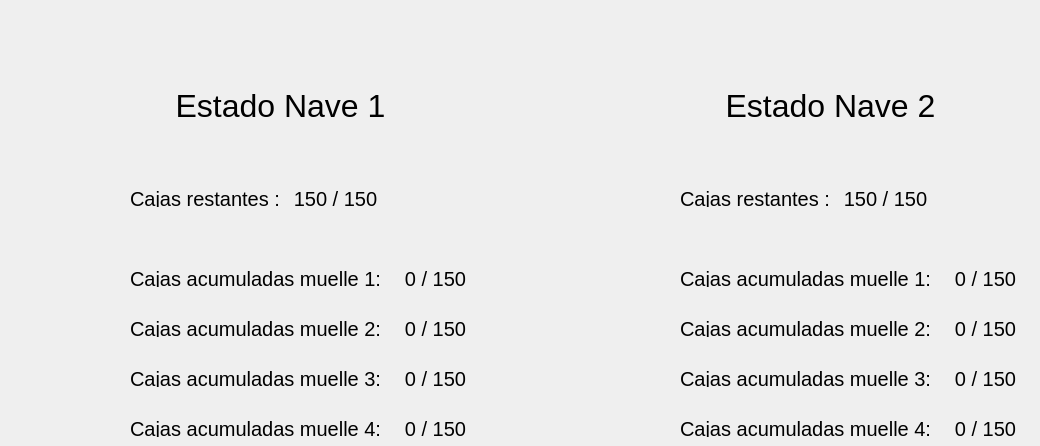
    <widget class="QWidget" name="Resumen">
     <attribute name="title">
      <string>Resumen</string>
     </attribute>
     <widget class="QLabel" name="label_7">
      <property name="geometry">
       <rect>
        <x>160</x>
        <y>80</y>
        <width>241</width>
        <height>51</height>
       </rect>
      </property>
      <property name="styleSheet">
       <string notr="true">font-size: 32px</string>
      </property>
      <property name="text">
       <string>Estado Nave 1</string>
      </property>
      <property name="alignment">
       <set>Qt::AlignCenter</set>
      </property>
     </widget>
     <widget class="QLabel" name="label_8">
      <property name="geometry">
       <rect>
        <x>130</x>
        <y>190</y>
        <width>151</width>
        <height>17</height>
       </rect>
      </property>
      <property name="sizePolicy">
       <sizepolicy hsizetype="Fixed" vsizetype="Fixed">
        <horstretch>0</horstretch>
        <verstretch>0</verstretch>
       </sizepolicy>
      </property>
      <property name="styleSheet">
       <string notr="true">font-size: 20px;</string>
      </property>
      <property name="text">
       <string>Cajas restantes : </string>
      </property>
     </widget>
     <widget class="QLabel" name="n1_ncR">
      <property name="geometry">
       <rect>
        <x>290</x>
        <y>190</y>
        <width>91</width>
        <height>17</height>
       </rect>
      </property>
      <property name="sizePolicy">
       <sizepolicy hsizetype="Fixed" vsizetype="Fixed">
        <horstretch>0</horstretch>
        <verstretch>0</verstretch>
       </sizepolicy>
      </property>
      <property name="styleSheet">
       <string notr="true">font-size: 20px;</string>
      </property>
      <property name="text">
       <string>150 / 150</string>
      </property>
      <property name="alignment">
       <set>Qt::AlignCenter</set>
      </property>
     </widget>
     <widget class="QLabel" name="label_10">
      <property name="geometry">
       <rect>
        <x>130</x>
        <y>270</y>
        <width>271</width>
        <height>17</height>
       </rect>
      </property>
      <property name="sizePolicy">
       <sizepolicy hsizetype="Fixed" vsizetype="Fixed">
        <horstretch>0</horstretch>
        <verstretch>0</verstretch>
       </sizepolicy>
      </property>
      <property name="styleSheet">
       <string notr="true">font-size: 20px;</string>
      </property>
      <property name="text">
       <string>Cajas acumuladas muelle 1: </string>
      </property>
     </widget>
     <widget class="QLabel" name="n1_ncM1">
      <property name="geometry">
       <rect>
        <x>390</x>
        <y>270</y>
        <width>91</width>
        <height>17</height>
       </rect>
      </property>
      <property name="sizePolicy">
       <sizepolicy hsizetype="Fixed" vsizetype="Fixed">
        <horstretch>0</horstretch>
        <verstretch>0</verstretch>
       </sizepolicy>
      </property>
      <property name="styleSheet">
       <string notr="true">font-size: 20px;</string>
      </property>
      <property name="text">
       <string>0 / 150</string>
      </property>
      <property name="alignment">
       <set>Qt::AlignCenter</set>
      </property>
     </widget>
     <widget class="QLabel" name="label_12">
      <property name="geometry">
       <rect>
        <x>130</x>
        <y>320</y>
        <width>271</width>
        <height>17</height>
       </rect>
      </property>
      <property name="sizePolicy">
       <sizepolicy hsizetype="Fixed" vsizetype="Fixed">
        <horstretch>0</horstretch>
        <verstretch>0</verstretch>
       </sizepolicy>
      </property>
      <property name="styleSheet">
       <string notr="true">font-size: 20px;</string>
      </property>
      <property name="text">
       <string>Cajas acumuladas muelle 2: </string>
      </property>
     </widget>
     <widget class="QLabel" name="n1_ncM2">
      <property name="geometry">
       <rect>
        <x>390</x>
        <y>320</y>
        <width>91</width>
        <height>17</height>
       </rect>
      </property>
      <property name="sizePolicy">
       <sizepolicy hsizetype="Fixed" vsizetype="Fixed">
        <horstretch>0</horstretch>
        <verstretch>0</verstretch>
       </sizepolicy>
      </property>
      <property name="styleSheet">
       <string notr="true">font-size: 20px;</string>
      </property>
      <property name="text">
       <string>0 / 150</string>
      </property>
      <property name="alignment">
       <set>Qt::AlignCenter</set>
      </property>
     </widget>
     <widget class="QLabel" name="n1_ncM3">
      <property name="geometry">
       <rect>
        <x>390</x>
        <y>370</y>
        <width>91</width>
        <height>17</height>
       </rect>
      </property>
      <property name="sizePolicy">
       <sizepolicy hsizetype="Fixed" vsizetype="Fixed">
        <horstretch>0</horstretch>
        <verstretch>0</verstretch>
       </sizepolicy>
      </property>
      <property name="styleSheet">
       <string notr="true">font-size: 20px;</string>
      </property>
      <property name="text">
       <string>0 / 150</string>
      </property>
      <property name="alignment">
       <set>Qt::AlignCenter</set>
      </property>
     </widget>
     <widget class="QLabel" name="label_15">
      <property name="geometry">
       <rect>
        <x>130</x>
        <y>370</y>
        <width>271</width>
        <height>17</height>
       </rect>
      </property>
      <property name="sizePolicy">
       <sizepolicy hsizetype="Fixed" vsizetype="Fixed">
        <horstretch>0</horstretch>
        <verstretch>0</verstretch>
       </sizepolicy>
      </property>
      <property name="styleSheet">
       <string notr="true">font-size: 20px;</string>
      </property>
      <property name="text">
       <string>Cajas acumuladas muelle 3: </string>
      </property>
     </widget>
     <widget class="QLabel" name="n1_ncM4">
      <property name="geometry">
       <rect>
        <x>390</x>
        <y>420</y>
        <width>91</width>
        <height>17</height>
       </rect>
      </property>
      <property name="sizePolicy">
       <sizepolicy hsizetype="Fixed" vsizetype="Fixed">
        <horstretch>0</horstretch>
        <verstretch>0</verstretch>
       </sizepolicy>
      </property>
      <property name="styleSheet">
       <string notr="true">font-size: 20px;</string>
      </property>
      <property name="text">
       <string>0 / 150</string>
      </property>
      <property name="alignment">
       <set>Qt::AlignCenter</set>
      </property>
     </widget>
     <widget class="QLabel" name="label_17">
      <property name="geometry">
       <rect>
        <x>130</x>
        <y>420</y>
        <width>271</width>
        <height>17</height>
       </rect>
      </property>
      <property name="sizePolicy">
       <sizepolicy hsizetype="Fixed" vsizetype="Fixed">
        <horstretch>0</horstretch>
        <verstretch>0</verstretch>
       </sizepolicy>
      </property>
      <property name="styleSheet">
       <string notr="true">font-size: 20px;</string>
      </property>
      <property name="text">
       <string>Cajas acumuladas muelle 4: </string>
      </property>
     </widget>
     <widget class="QLabel" name="label_9">
      <property name="geometry">
       <rect>
        <x>710</x>
        <y>80</y>
        <width>241</width>
        <height>51</height>
       </rect>
      </property>
      <property name="styleSheet">
       <string notr="true">font-size: 32px</string>
      </property>
      <property name="text">
       <string>Estado Nave 2</string>
      </property>
      <property name="alignment">
       <set>Qt::AlignCenter</set>
      </property>
     </widget>
     <widget class="QLabel" name="label_11">
      <property name="geometry">
       <rect>
        <x>680</x>
        <y>190</y>
        <width>151</width>
        <height>17</height>
       </rect>
      </property>
      <property name="sizePolicy">
       <sizepolicy hsizetype="Fixed" vsizetype="Fixed">
        <horstretch>0</horstretch>
        <verstretch>0</verstretch>
       </sizepolicy>
      </property>
      <property name="styleSheet">
       <string notr="true">font-size: 20px;</string>
      </property>
      <property name="text">
       <string>Cajas restantes : </string>
      </property>
     </widget>
     <widget class="QLabel" name="n2_ncR">
      <property name="geometry">
       <rect>
        <x>840</x>
        <y>190</y>
        <width>91</width>
        <height>17</height>
       </rect>
      </property>
      <property name="sizePolicy">
       <sizepolicy hsizetype="Fixed" vsizetype="Fixed">
        <horstretch>0</horstretch>
        <verstretch>0</verstretch>
       </sizepolicy>
      </property>
      <property name="styleSheet">
       <string notr="true">font-size: 20px;</string>
      </property>
      <property name="text">
       <string>150 / 150</string>
      </property>
      <property name="alignment">
       <set>Qt::AlignCenter</set>
      </property>
     </widget>
     <widget class="QLabel" name="n2_ncM3">
      <property name="geometry">
       <rect>
        <x>940</x>
        <y>370</y>
        <width>91</width>
        <height>17</height>
       </rect>
      </property>
      <property name="sizePolicy">
       <sizepolicy hsizetype="Fixed" vsizetype="Fixed">
        <horstretch>0</horstretch>
        <verstretch>0</verstretch>
       </sizepolicy>
      </property>
      <property name="styleSheet">
       <string notr="true">font-size: 20px;</string>
      </property>
      <property name="text">
       <string>0 / 150</string>
      </property>
      <property name="alignment">
       <set>Qt::AlignCenter</set>
      </property>
     </widget>
     <widget class="QLabel" name="label_18">
      <property name="geometry">
       <rect>
        <x>680</x>
        <y>420</y>
        <width>271</width>
        <height>17</height>
       </rect>
      </property>
      <property name="sizePolicy">
       <sizepolicy hsizetype="Fixed" vsizetype="Fixed">
        <horstretch>0</horstretch>
        <verstretch>0</verstretch>
       </sizepolicy>
      </property>
      <property name="styleSheet">
       <string notr="true">font-size: 20px;</string>
      </property>
      <property name="text">
       <string>Cajas acumuladas muelle 4: </string>
      </property>
     </widget>
     <widget class="QLabel" name="label_16">
      <property name="geometry">
       <rect>
        <x>680</x>
        <y>370</y>
        <width>271</width>
        <height>17</height>
       </rect>
      </property>
      <property name="sizePolicy">
       <sizepolicy hsizetype="Fixed" vsizetype="Fixed">
        <horstretch>0</horstretch>
        <verstretch>0</verstretch>
       </sizepolicy>
      </property>
      <property name="styleSheet">
       <string notr="true">font-size: 20px;</string>
      </property>
      <property name="text">
       <string>Cajas acumuladas muelle 3: </string>
      </property>
     </widget>
     <widget class="QLabel" name="n2_ncM2">
      <property name="geometry">
       <rect>
        <x>940</x>
        <y>320</y>
        <width>91</width>
        <height>17</height>
       </rect>
      </property>
      <property name="sizePolicy">
       <sizepolicy hsizetype="Fixed" vsizetype="Fixed">
        <horstretch>0</horstretch>
        <verstretch>0</verstretch>
       </sizepolicy>
      </property>
      <property name="styleSheet">
       <string notr="true">font-size: 20px;</string>
      </property>
      <property name="text">
       <string>0 / 150</string>
      </property>
      <property name="alignment">
       <set>Qt::AlignCenter</set>
      </property>
     </widget>
     <widget class="QLabel" name="label_13">
      <property name="geometry">
       <rect>
        <x>680</x>
        <y>270</y>
        <width>271</width>
        <height>17</height>
       </rect>
      </property>
      <property name="sizePolicy">
       <sizepolicy hsizetype="Fixed" vsizetype="Fixed">
        <horstretch>0</horstretch>
        <verstretch>0</verstretch>
       </sizepolicy>
      </property>
      <property name="styleSheet">
       <string notr="true">font-size: 20px;</string>
      </property>
      <property name="text">
       <string>Cajas acumuladas muelle 1: </string>
      </property>
     </widget>
     <widget class="QLabel" name="n2_ncM4">
      <property name="geometry">
       <rect>
        <x>940</x>
        <y>420</y>
        <width>91</width>
        <height>17</height>
       </rect>
      </property>
      <property name="sizePolicy">
       <sizepolicy hsizetype="Fixed" vsizetype="Fixed">
        <horstretch>0</horstretch>
        <verstretch>0</verstretch>
       </sizepolicy>
      </property>
      <property name="styleSheet">
       <string notr="true">font-size: 20px;</string>
      </property>
      <property name="text">
       <string>0 / 150</string>
      </property>
      <property name="alignment">
       <set>Qt::AlignCenter</set>
      </property>
     </widget>
     <widget class="QLabel" name="n2_ncM1">
      <property name="geometry">
       <rect>
        <x>940</x>
        <y>270</y>
        <width>91</width>
        <height>17</height>
       </rect>
      </property>
      <property name="sizePolicy">
       <sizepolicy hsizetype="Fixed" vsizetype="Fixed">
        <horstretch>0</horstretch>
        <verstretch>0</verstretch>
       </sizepolicy>
      </property>
      <property name="styleSheet">
       <string notr="true">font-size: 20px;</string>
      </property>
      <property name="text">
       <string>0 / 150</string>
      </property>
      <property name="alignment">
       <set>Qt::AlignCenter</set>
      </property>
     </widget>
     <widget class="QLabel" name="label_14">
      <property name="geometry">
       <rect>
        <x>680</x>
        <y>320</y>
        <width>271</width>
        <height>17</height>
       </rect>
      </property>
      <property name="sizePolicy">
       <sizepolicy hsizetype="Fixed" vsizetype="Fixed">
        <horstretch>0</horstretch>
        <verstretch>0</verstretch>
       </sizepolicy>
      </property>
      <property name="styleSheet">
       <string notr="true">font-size: 20px;</string>
      </property>
      <property name="text">
       <string>Cajas acumuladas muelle 2: </string>
      </property>
     </widget>
    </widget>
